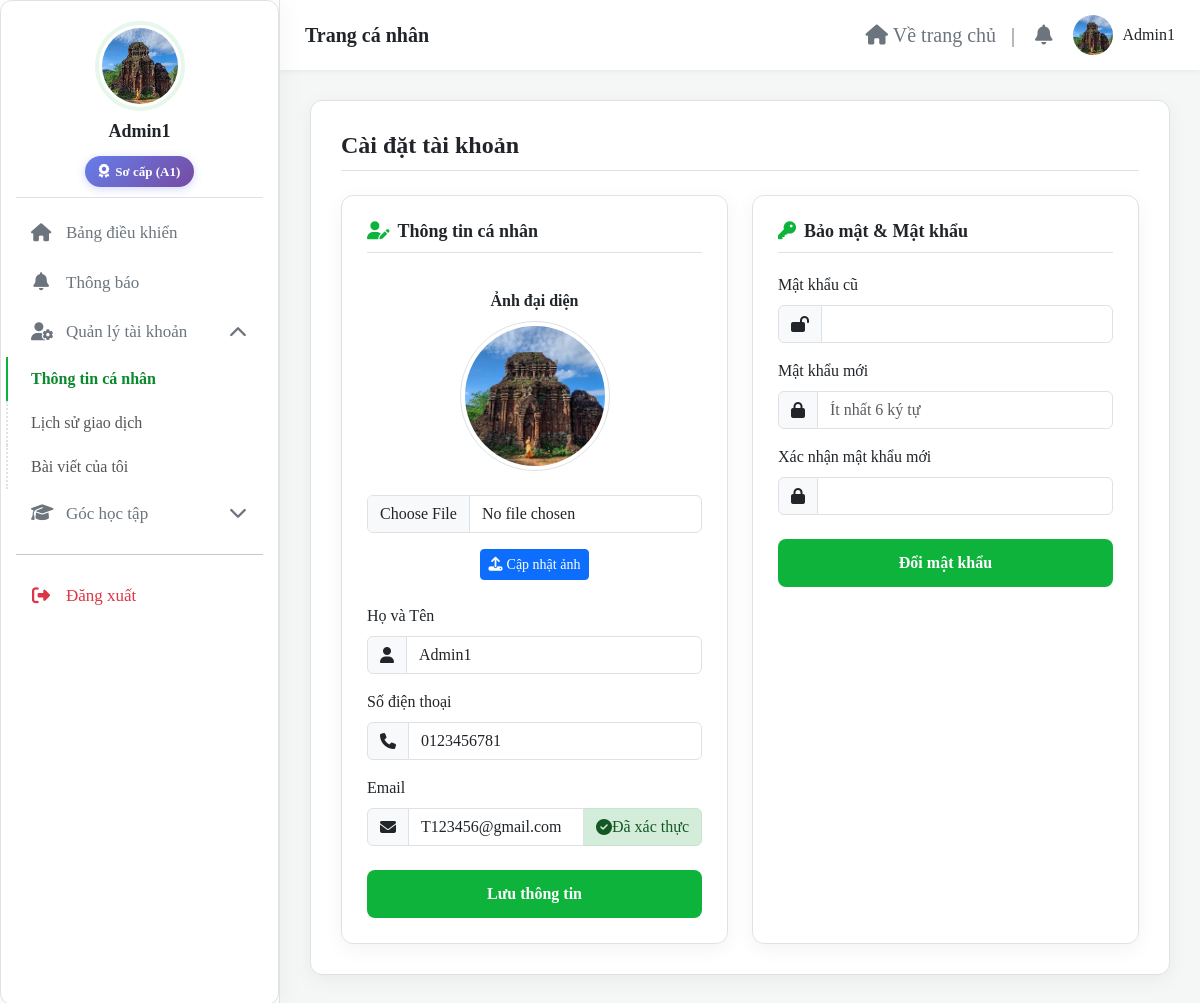
/user/dashboard.php?nav=thongtin (signed in), run on the app's committed database.
### tables this page shows
CREATE TABLE `hocvien` (
  `id_hocvien` int(11) NOT NULL,
  `ten_hocvien` varchar(100) DEFAULT NULL,
  `email` varchar(100) DEFAULT NULL,
  `so_dien_thoai` varchar(15) DEFAULT NULL,
  `mat_khau` varchar(255) DEFAULT NULL,
  `trinh_do` varchar(50) DEFAULT NULL COMMENT 'Trình độ được phân loại sau bài test',
  `verification_token` varchar(255) DEFAULT NULL COMMENT 'Mã token để xác thực email',
  `token_expiry` datetime DEFAULT NULL COMMENT 'Thời gian hết hạn của token',
  `is_verified` tinyint(1) NOT NULL DEFAULT 0 COMMENT '0: Chưa xác thực, 1: Đã xác thực',
  `is_admin` tinyint(1) DEFAULT 0,
  `hinh_anh` varchar(255) DEFAULT NULL
);

### user/modules/thongtintaikhoan.php (the view, shortened to what this page needs)
<?php
$id_hocvien = $_SESSION['id_hocvien'];
$sql_student = "SELECT ten_hocvien, email, so_dien_thoai FROM hocvien WHERE id_hocvien = ?";
$stmt_student = $conn->prepare($sql_student);
$stmt_student->bind_param("i", $id_hocvien);
$stmt_student->execute();
$student = $stmt_student->get_result()->fetch_assoc();
?>
<div class="content-pane">
    <h2 class="mb-4">Cài đặt tài khoản</h2>
    <div class="row g-4">
        <div class="col-lg-6">
            <div class="form-card" style="animation-delay: 100ms;">
                <div class="form-card-header">
                    <h5><i class="fa-solid fa-user-pen me-2"></i>Thông tin cá nhân</h5>
                </div>
                <div class="text-center mb-4 pt-3">
                    <label class="form-label fw-bold">Ảnh đại diện</label>
                    <?php
                    $sql_avatar = "SELECT hinh_anh FROM hocvien WHERE id_hocvien = ?";
                    $stmt_avatar = $conn->prepare($sql_avatar);
                    $stmt_avatar->bind_param("i", $id_hocvien);
                    $stmt_avatar->execute();
                    $result_avatar = $stmt_avatar->get_result();
                    $student_avatar = '../images/logo.png';
                    if ($row_avatar = $result_avatar->fetch_assoc()) {
                        if (!empty($row_avatar['hinh_anh'])) {
                            $student_avatar = "../" . $row_avatar['hinh_anh'];
                        }
                    }
                    ?>
                    <div class="mb-3">
                        <img id="avatar-preview"
                            src="<?php echo htmlspecialchars($student_avatar); ?>"
                            alt="Avatar"
                            class="img-thumbnail rounded-circle mb-2"
                            style="width: 150px; height: 150px; object-fit: cover;"
                            onerror="this.src='../images/logo.png';">
                    </div>
                    <form method="POST" action="./dashboard.php?nav=thongtin" enctype="multipart/form-data" class="mb-3">
                        <input type="file"
                            name="avatar"
                            id="avatar"
                            class="form-control mb-2"
                            accept="image/*"
                            onchange="previewAvatar(this)">
                        <button type="submit" name="update_avatar" class="btn btn-primary btn-sm mt-2">
                            <i class="fas fa-upload me-1"></i>Cập nhật ảnh
                        </button>
                    </form>
                </div>
                <form method="POST" action="./dashboard.php?nav=thongtin">
                    <div class="mb-3">
                        <label for="ten_hocvien" class="form-label">Họ và Tên</label>
                        <div class="input-group">
                            <span class="input-group-text"><i class="fa-solid fa-user"></i></span>
                            <input type="text" name="ten_hocvien" id="ten_hocvien" class="form-control" value="<?php echo htmlspecialchars($student['ten_hocvien']); ?>" required>
                        </div>
                    </div>
                    <div class="mb-3">
                        <label for="so_dien_thoai" class="form-label">Số điện thoại</label>
                        <div class="input-group">
                            <span class="input-group-text"><i class="fa-solid fa-phone"></i></span>
                            <input type="tel" name="so_dien_thoai" id="so_dien_thoai" class="form-control" value="<?php echo htmlspecialchars($student['so_dien_thoai']); ?>" required>
                        </div>
                    </div>
                    <div class="mb-4">
                        <label for="email" class="form-label">Email</label>
                        <div class="input-group">
                            <span class="input-group-text"><i class="fa-solid fa-envelope"></i></span>
                            <input type="email" id="email" class="form-control" value="<?php echo htmlspecialchars($student['email']); ?>" readonly>
                            <span class="input-group-text verified"><i class="fa-solid fa-circle-check"></i> Đã xác thực</span>
                        </div>
                    </div>
                    <button class="btn-save" type="submit" name="update_info">Lưu thông tin</button>
                </form>
            </div>
        </div>
        <div class="col-lg-6">
            <div class="form-card" style="animation-delay: 200ms;">
                <div class="form-card-header">
                    <h5><i class="fa-solid fa-key me-2"></i>Bảo mật & Mật khẩu</h5>
                </div>
                <form method="POST" action="./dashboard.php?nav=thongtin">
                    <div class="mb-3">
                        <label for="old_password" class="form-label">Mật khẩu cũ</label>
                        <div class="input-group">
                            <span class="input-group-text"><i class="fa-solid fa-lock-open"></i></span>
                            <input type="password" name="old_password" id="old_password" class="form-control" required>
                        </div>
                    </div>
                    <div class="mb-3">
                        <label for="new_password" class="form-label">Mật khẩu mới</label>
                        <div class="input-group">
                            <span class="input-group-text"><i class="fa-solid fa-lock"></i></span>
                            <input type="password" name="new_password" id="new_password" class="form-control" placeholder="Ít nhất 6 ký tự" required>
                        </div>
                    </div>
                    <div class="mb-4">
                        <label for="confirm_password" class="form-label">Xác nhận mật khẩu mới</label>
                        <div class="input-group">
                            <span class="input-group-text"><i class="fa-solid fa-lock"></i></span>
                            <input type="password" name="confirm_password" id="confirm_password" class="form-control" required>
                        </div>
                    </div>
                    <button class="btn-save" type="submit" name="change_password">Đổi mật khẩu</button>
                </form>
            </div>
        </div>
    </div>
</div>

### user/dashboard.php (shortened to what this page needs)
<?php
include('../config/config.php');
$id_hocvien = $_SESSION['id_hocvien'];
$ten_hocvien = $_SESSION['user'];
$nav = $_GET['nav'] ?? 'home';
$student_avatar = '../images/logo.png';
$student_level = '';
$sql_avatar = "SELECT hinh_anh, trinh_do FROM hocvien WHERE id_hocvien = ?";
$stmt_avatar = $conn->prepare($sql_avatar);
$stmt_avatar->bind_param("i", $id_hocvien);
$stmt_avatar->execute();
$result_avatar = $stmt_avatar->get_result();
if ($row_avatar = $result_avatar->fetch_assoc()) {
    if (!empty($row_avatar['hinh_anh'])) {
        $avatar_path = "../" . $row_avatar['hinh_anh'];
        if (file_exists($avatar_path)) {
            $student_avatar = $avatar_path;
        } else {
            $sql_reset = "UPDATE hocvien SET hinh_anh = NULL WHERE id_hocvien = ?";
            $stmt_reset = $conn->prepare($sql_reset);
            $stmt_reset->bind_param("i", $id_hocvien);
            $stmt_reset->execute();
            $stmt_reset->close();
        }
    }
    $student_level = $row_avatar['trinh_do'] ?? '';
}
$is_account_active = in_array($nav, ['thongtin', 'lichsuthanhtoan']);
$is_learning_active = in_array($nav, ['khoahoc', 'lichhoctuan', 'diemdanh', 'tiendo', 'hoclieu', 'ketquakiemtra', 'bangdiem']);
?>
<!DOCTYPE html>
<html lang="vi">
<head>
    <link rel="stylesheet" href="https://cdnjs.cloudflare.com/ajax/libs/font-awesome/6.5.1/css/all.min.css">
    <link href="https://cdn.jsdelivr.net/npm/bootstrap@5.3.3/dist/css/bootstrap.min.css" rel="stylesheet">
    <link rel="stylesheet" href="user.css">
</head>
<body>
    <div class="wrapper">
        <aside class="account-left">
            <div class="account-sidebar-content">
                <div class="account-header">
                    <div class="avatar">
                        <img src="<?php echo htmlspecialchars($student_avatar); ?>" alt="Avatar" onerror="this.src='../images/logo.png';">
                    </div>
                    <h3><?php echo htmlspecialchars($ten_hocvien); ?></h3>
                    <?php if (!empty($student_level)): ?>
                        <div class="student-level-badge">
                            <i class="fa-solid fa-award"></i>
                            <span><?php echo htmlspecialchars($student_level); ?></span>
                        </div>
                    <?php endif; ?>
                </div>
                <nav class="account-nav">
                    <ul>
                        <li><a href="./dashboard.php" class="nav-link-top <?php echo ($nav == 'home' || $nav == '') ? 'active' : ''; ?>"><i class="fa-solid fa-house"></i> Bảng điều khiển</a></li>
                        <li><a href="./dashboard.php?nav=thongbao" class="nav-link-top <?php echo ($nav == 'thongbao') ? 'active' : ''; ?>"><i class="fa-solid fa-bell"></i> Thông báo </a></li>
                        <li class="nav-item">
                            <a class="nav-link-collapse <?php echo $is_account_active ? '' : 'collapsed'; ?>" data-bs-toggle="collapse" href="#accountSubmenu" role="button" aria-expanded="<?php echo $is_account_active ? 'true' : 'false'; ?>">
                                <i class="fa-solid fa-user-gear"></i> Quản lý tài khoản <i class="collapse-arrow fa-solid fa-chevron-down"></i>
                            </a>
                            <ul class="collapse list-unstyled <?php echo $is_account_active ? 'show' : ''; ?>" id="accountSubmenu">
                                <li><a href="./dashboard.php?nav=thongtin" class="<?php echo ($nav == 'thongtin') ? 'active' : ''; ?>">Thông tin cá nhân</a></li>
                                <li><a href="./dashboard.php?nav=lichsuthanhtoan" class="<?php echo ($nav == 'lichsuthanhtoan') ? 'active' : ''; ?>">Lịch sử giao dịch</a></li>
                                <li><a href="./dashboard.php?nav=bai_viet_cua_toi" class="<?php echo ($nav == 'bai_viet_cua_toi' || $nav == 'viet_bai') ? 'active' : ''; ?>">Bài viết của tôi</a></li>
                            </ul>
                        </li>
                        <li class="nav-item">
                            <a class="nav-link-collapse <?php echo $is_learning_active ? '' : 'collapsed'; ?>" data-bs-toggle="collapse" href="#learningSubmenu" role="button" aria-expanded="<?php echo $is_learning_active ? 'true' : 'false'; ?>">
                                <i class="fa-solid fa-graduation-cap"></i> Góc học tập <i class="collapse-arrow fa-solid fa-chevron-down"></i>
                            </a>
                        </li>
                        <li>
                            <hr>
                            <a href="../pages/logout.php" class="nav-link-top text-danger"><i class="fa-solid fa-right-from-bracket"></i> Đăng xuất</a>
                        </li>
                    </ul>
                </nav>
            </div>
        </aside>
        <main>
            <?php include('header_user.php'); ?>
            <div class="account-right">
                <?php include('main.php'); ?>
            </div>
        </main>
    </div>
</body>
</html>

### user/header_user.php (shortened to what this page needs)
<div class="dashboard-header">
    <div class="header-left">
        <span class="header-title">Trang cá nhân</span>
    </div>
    <div class="header-right">
        <a href="../index.php" class="header-link" title="Quay về trang chủ">
            <i class="fa-solid fa-house"></i>
            <span class="d-none d-md-inline"> Về trang chủ &nbsp; | </span>
        </a>
        <a href="./dashboard.php?nav=thongbao" class="header-link" title="Thông báo">
            <i class="fa-solid fa-bell"></i>
        </a>
        <div class="user-menu">
            <?php
            $header_avatar = '../images/logo.png';
            if (isset($_SESSION['id_hocvien'])) {
                $sql_header_avatar = "SELECT hinh_anh FROM hocvien WHERE id_hocvien = ?";
                $stmt_header_avatar = $conn->prepare($sql_header_avatar);
                $stmt_header_avatar->bind_param("i", $_SESSION['id_hocvien']);
                $stmt_header_avatar->execute();
                $result_header_avatar = $stmt_header_avatar->get_result();
                if ($row_header_avatar = $result_header_avatar->fetch_assoc()) {
                    if (!empty($row_header_avatar['hinh_anh'])) {
                        $avatar_path = "../" . $row_header_avatar['hinh_anh'];
                        if (file_exists($avatar_path)) {
                            $header_avatar = $avatar_path;
                        }
                    }
                }
            }
            ?>
            <img src="<?php echo htmlspecialchars($header_avatar); ?>" alt="Avatar" class="user-avatar" onerror="this.src='../images/logo.png';">
            <span class="user-name d-none d-lg-inline"><?php echo htmlspecialchars($_SESSION['user']); ?></span>
        </div>
    </div>
</div>

### data on the page
hocvien: hinh_anh (picture), trinh_do "Sơ cấp (A1)", ten_hocvien "Admin1", so_dien_thoai "0123456781", email "T123456@gmail.com"

### other printed values
$ten_hocvien "Admin1"
$_SESSION['user'] "Admin1"
